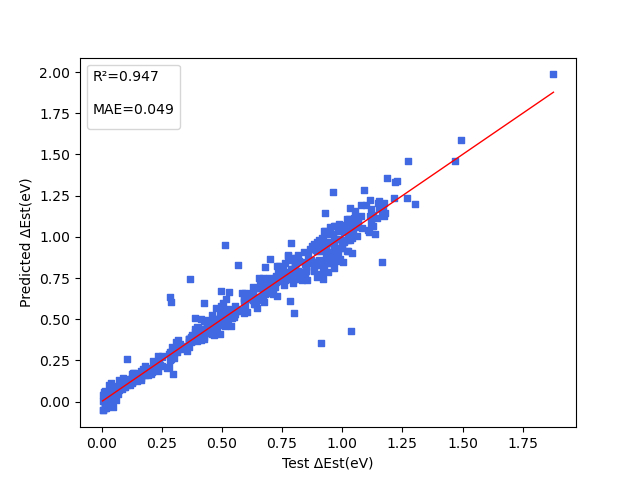
#> input picture 2024-08/Est/test.png, 640 x 480 px
$ python -i transform.py   (imports and definitions only)
#> lines starting #> are read from the running program, lines starting #| are printed output that depends on the picture
#> further down, picture is the input picture: PIL image 640x480 RGBA; mean R, G, B, A 245.1, 245.8, 249.6, 255
import numbers
import random
import numpy as np
from PIL import Image, ImageEnhance, ImageOps


class Compose(object):
    def __init__(self, transforms):
        self.transforms = transforms

    # [5 lines left out: function __call__, not called in this run]


class RandomCrop(object):
    """
    Take a random crop from the image.
    First the image or crop size may need to be adjusted if the incoming image
    is too small...
    If the image is smaller than the crop, then:
         the image is padded up to the size of the crop
         unless 'nopad', in which case the crop size is shrunk to fit the image
    A random crop is taken such that the crop fits within the image.
    If a centroid is passed in, the crop must intersect the centroid.
    """

    # [53 lines left out: functions __init__, __call__, not called in this run]


class PadImage(object):
    def __init__(self, size=(512, 512), ignore_index=0):
        self.size = size
        self.ignore_index = ignore_index

    # [16 lines left out: function __call__, not called in this run]


class RandomHorizontalFlip(object):
    def __init__(self, prob: float = 0.5):
        self.prob = prob

    # [12 lines left out: function __call__, not called in this run]


class RandomVerticalFlip(object):
    def __init__(self, prob: float = 0.5):
        self.prob = prob

    # [12 lines left out: function __call__, not called in this run]


class Resize(object):
    def __init__(self, size: tuple = (512, 512)):
        self.size = size

    # [5 lines left out: function __call__, not called in this run]


class RandomScale(object):
    def __init__(self, scale_list=[0.75, 1.0, 1.25], mode="value"):
        self.scale_list = scale_list
        self.mode = mode

    # [10 lines left out: function __call__, not called in this run]


class ColorJitter(object):
    def __init__(self, brightness=0.5, contrast=0.5, saturation=0.5):
        if brightness is not None and brightness > 0:
            self.brightness = [max(1 - brightness, 0), 1 + brightness]
        if contrast is not None and contrast > 0:
            self.contrast = [max(1 - contrast, 0), 1 + contrast]
        if saturation is not None and saturation > 0:
            self.saturation = [max(1 - saturation, 0), 1 + saturation]

    def __call__(self, img, mask=None):
        r_brightness = random.uniform(self.brightness[0], self.brightness[1])
        r_contrast = random.uniform(self.contrast[0], self.contrast[1])
        r_saturation = random.uniform(self.saturation[0], self.saturation[1])
        img = ImageEnhance.Brightness(img).enhance(r_brightness)
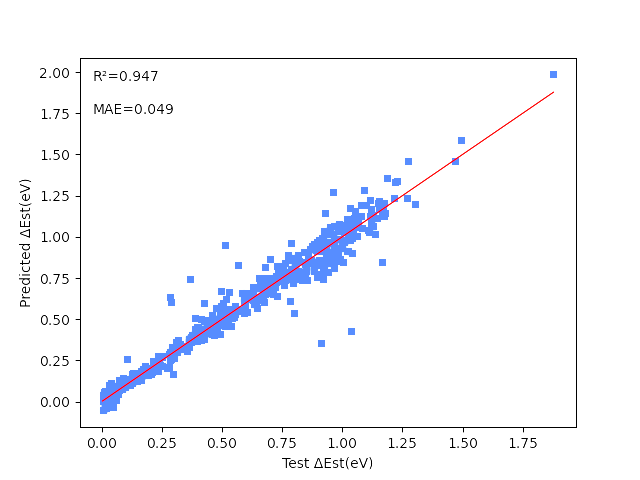
#> img: PIL image 640x480 RGBA; mean R, G, B, A 246.7, 247.7, 251.3, 255
        img = ImageEnhance.Contrast(img).enhance(r_contrast)
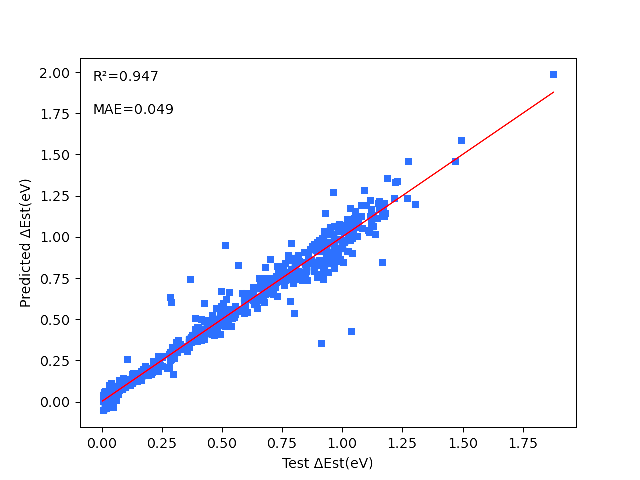
#> img: PIL image 640x480 RGBA; mean R, G, B, A 245.2, 246.6, 251, 255
        img = ImageEnhance.Color(img).enhance(r_saturation)
        if mask is None:
            return img
        else:
            return img, mask


class SmartCropV1(object):
    # [19 lines left out: functions __init__, __call__, not called in this run]


class SmartCropV2(object):
    # [36 lines left out: functions __init__, __call__, not called in this run]

>>> from PIL import Image
>>> picture = Image.open('../../../../2024-08/Est/test.png')
>>> result = ColorJitter()(picture)
